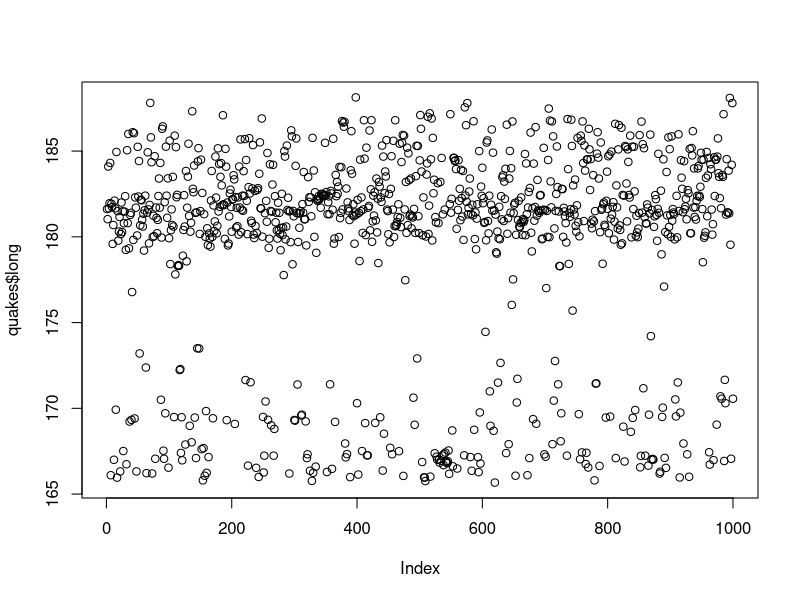
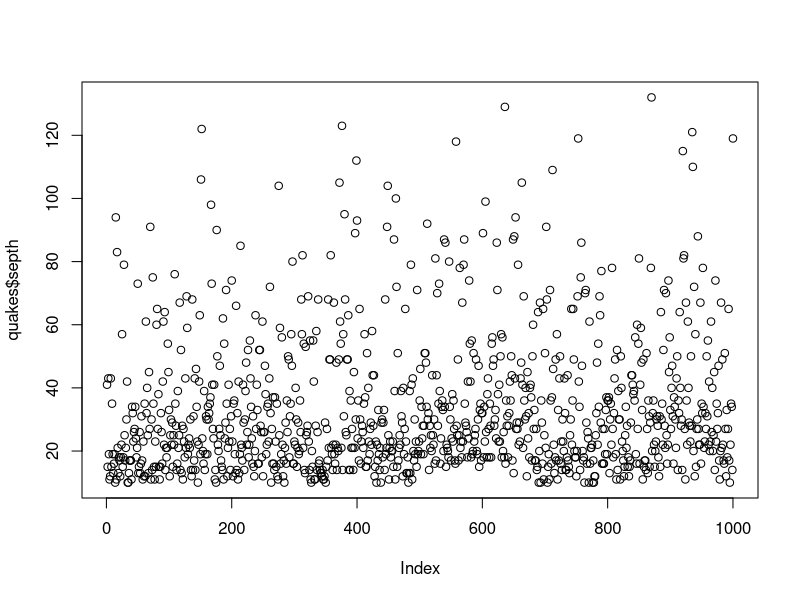
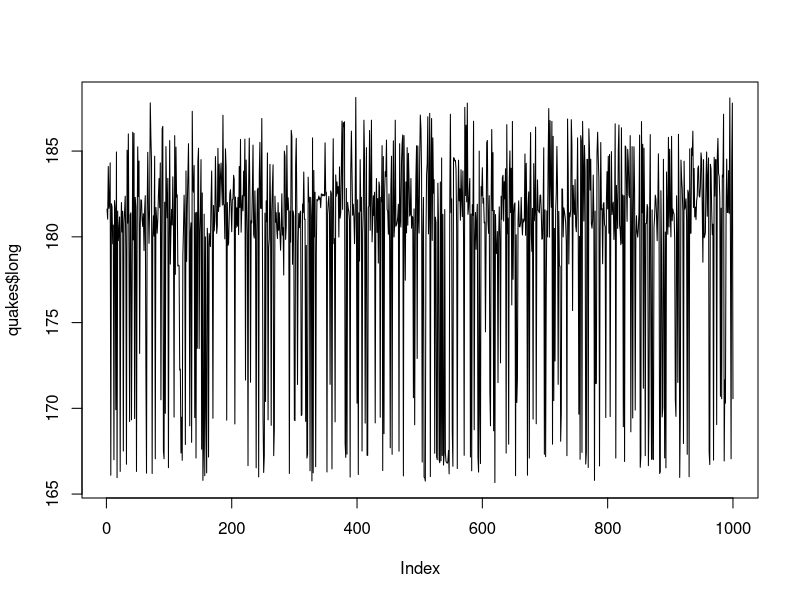
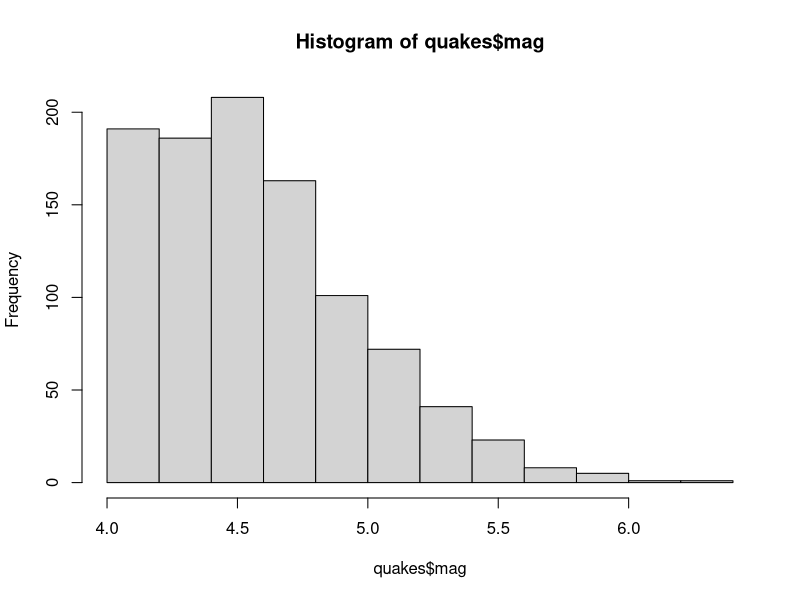
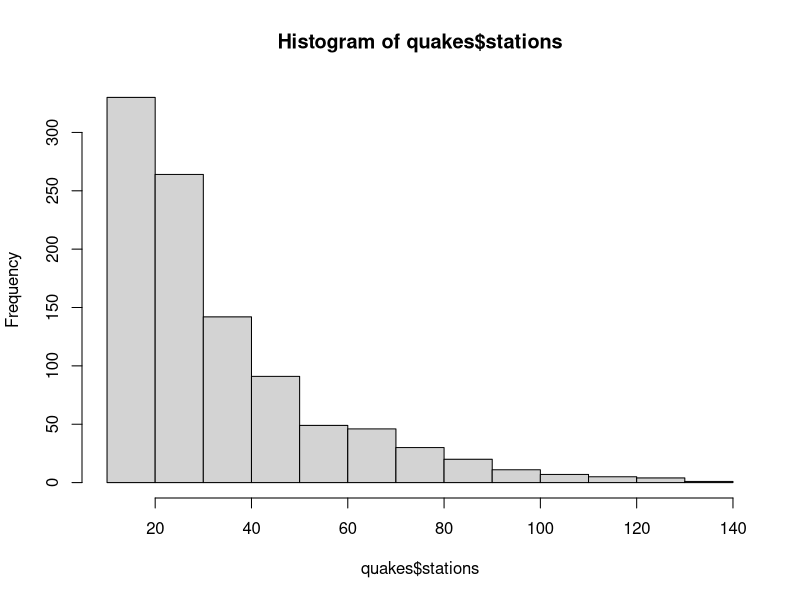
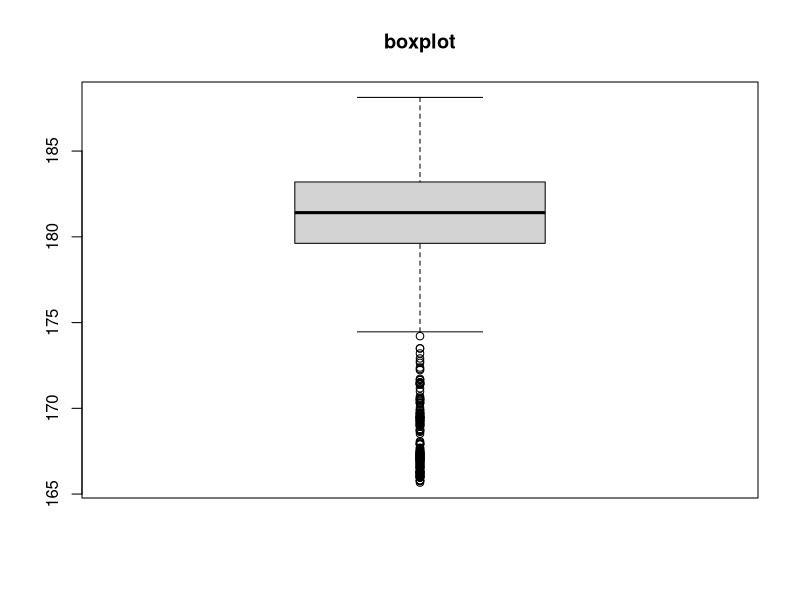
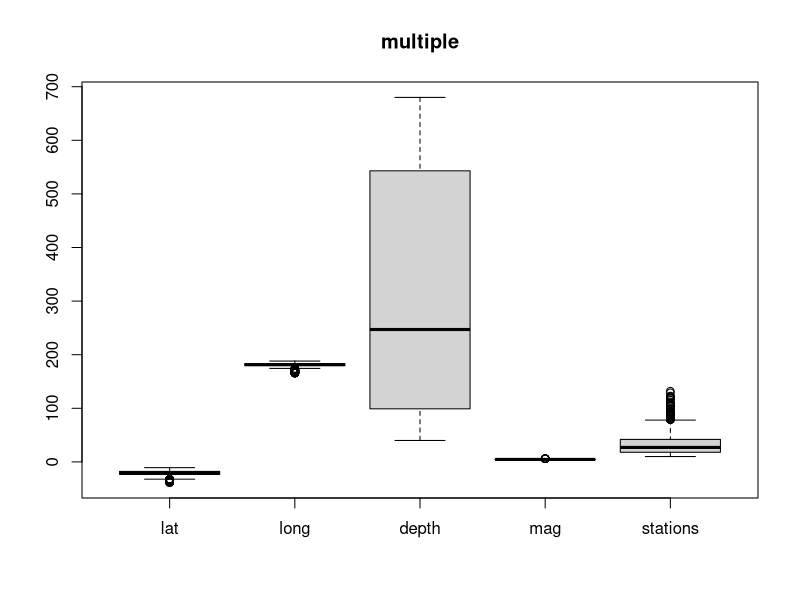
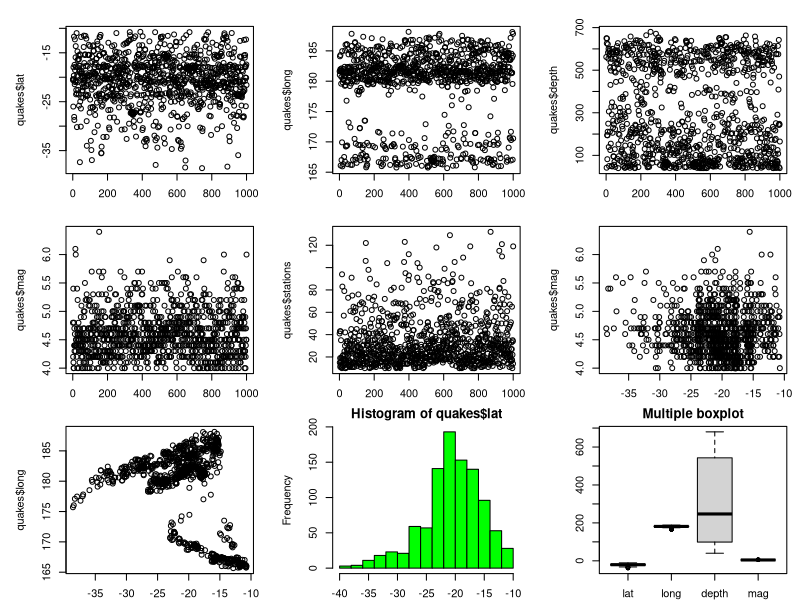

These figures' R source, in order:
e_quakes<-datasets::quakes
head(quakes,10)
tail(quakes,10)
quakes[,c(1,2)]
df<-quakes[,-6]
summary(quakes[1])
quakes$depth
summary(quakes)
summary(quakes$mag)
plot(quakes$long)
plot(quakes$stations,quakes$septh,type="p")
plot(quakes$long,type="l")
hist(quakes$mag)
hist(quakes$stations)
boxplot(quakes$long,main="boxplot")
boxplot(quakes[1:5],main= "multiple",type="b")
par(mfrow=c(3,3),mar=c(2,5,2,1),las=0)
plot(quakes$lat)
plot(quakes$long)
plot(quakes$depth)
plot(quakes$mag)
plot(quakes$stations)
plot(quakes$lat,quakes$mag)
plot(quakes$lat,quakes$long)
hist(quakes$lat
     ,col="green")
boxplot(quakes[,0:4],main="Multiple boxplot")
